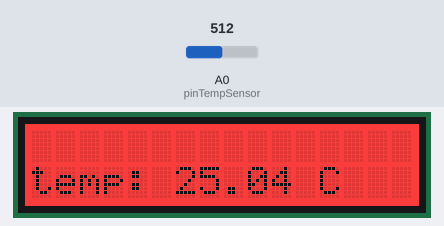
This sketch was run on a simulated Arduino Zero (SAMD21). Shown: 16×2 character LCD. Inputs (shaded band) come from the test bench; at power-on: A0 (pinTempSensor) = 512. What the sketch prints to the serial monitor is not drawn.

Above: at 1.2 s.
1.3 s: A0 (pinTempSensor) set to 345
At 1.6 s:
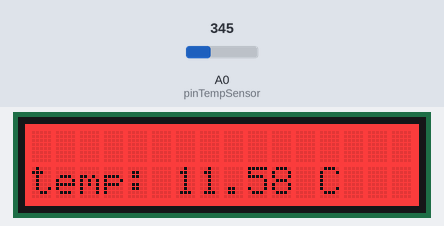
2.8 s: A0 (pinTempSensor) set to 313
At 3.2 s:
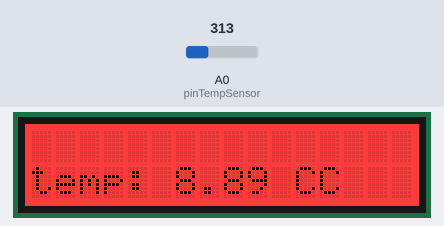
4.3 s: A0 (pinTempSensor) set to 306
At 5.1 s:
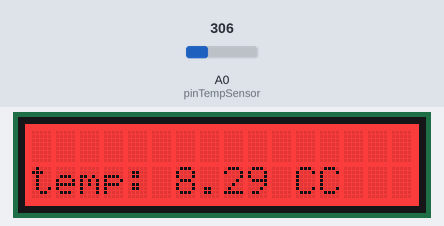
Timing chart, 0 to 7.3 s (numbered marks = the images above; inputs shaded):
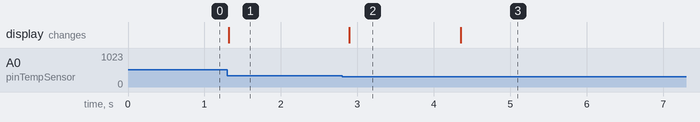

The sketch:

Harjoitus_wifi6_teemu_maenpaa.ino
```cpp
#include <math.h>

const int B = 4275;               // B value of the thermistor
const int R0 = 100000;            // R0 = 100k
const int pinTempSensor = A0;     // Grove - Temperature Sensor connect to A0

#if defined(ARDUINO_ARCH_AVR)
#define debug  Serial
#elif defined(ARDUINO_ARCH_SAMD) ||  defined(ARDUINO_ARCH_SAM)
#define debug  SerialUSB
#else
#define debug  Serial
#endif
#include <Wire.h>
#include "rgb_lcd.h"

rgb_lcd lcd;

const int colorR = 255;
const int colorG = 0;
const int colorB = 0;

void setup()
{
     lcd.begin(16, 2);

    lcd.setRGB(colorR, colorG, colorB);
    Serial.begin(9600);
}

void loop()
{
    int a = analogRead(pinTempSensor);
     lcd.setCursor(0, 1);
    float R = 1023.0/a-1.0;
    R = R0*R;

    float temperature = 1.0/(log(R/R0)/B+1/298.15)-273.15; // convert to temperature via datasheet

    Serial.print("temperature: ");
    Serial.println(temperature);
    lcd.print("temp: ");
    lcd.print(temperature);
     lcd.print(" C");
    delay(100);
}
```

Measured:
- the behaviour switches between 327 and 326 on A0 (pinTempSensor) (found by bisection; images 1 and 2)
- after the input at 1.3 s, the display: changes at once (image 1)
- after the input at 2.8 s, the display: changes after 0.10 s (image 2)
- after the input at 4.3 s, the display: changes after 0.05 s (image 3)
